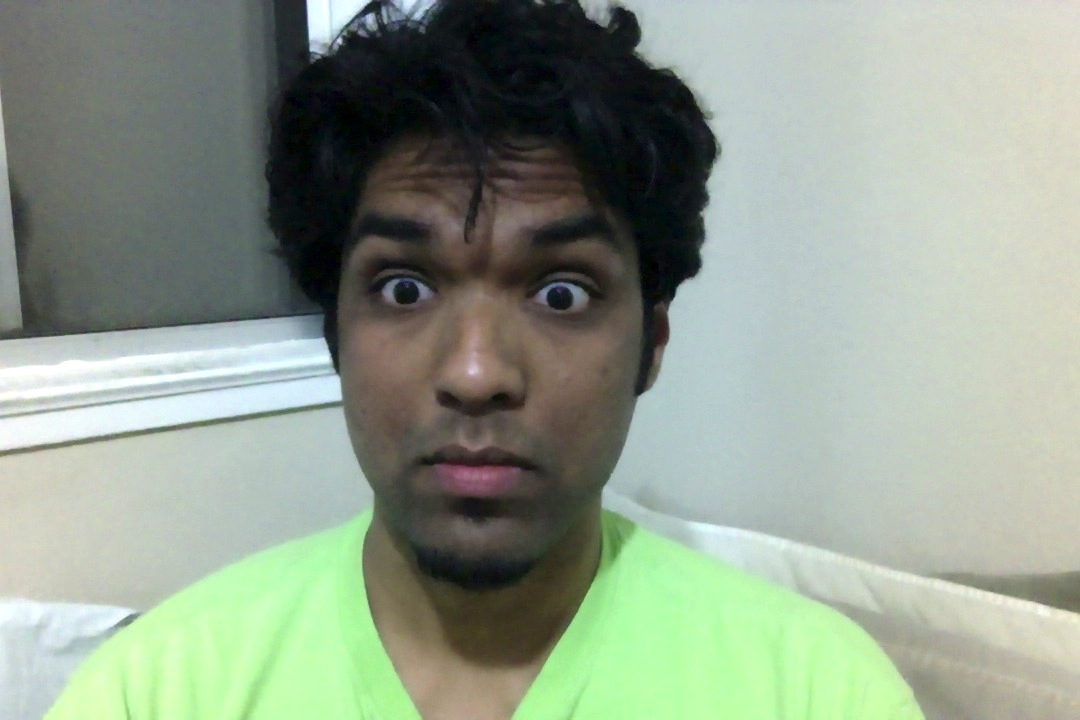
//> input picture inputImage.jpg, 1080 x 720 px
$ ./main inputImage.jpg   (built with g++ and OpenCV 4)
//> lines starting //> are read from the running program, lines starting //| are printed output that depends on the picture; after the words box and inside, x2 and y2 are one past the last pixel; in counts of white or black regions, pixels touching at a corner belong together
/*

PUPIL DETECTOR

Author: Prateek Joshi

This program will detect the pupil in the given image

*/

#include <opencv2/imgproc/imgproc.hpp>
#include <opencv2/highgui/highgui.hpp>
#include <cmath>

int main(int argc, char** argv)
{
	// Load the input image
    cv::Mat src = cv::imread(argv[1]);
//> src is the input picture: 720 rows x 1080 cols, CV_8UC3; mean B, G, R 141, 156.7, 144.7
	if (src.empty())
		return -1;

	// Invert the source image and convert to grayscale
	cv::Mat gray;
	cv::cvtColor(~src, gray, CV_BGR2GRAY);
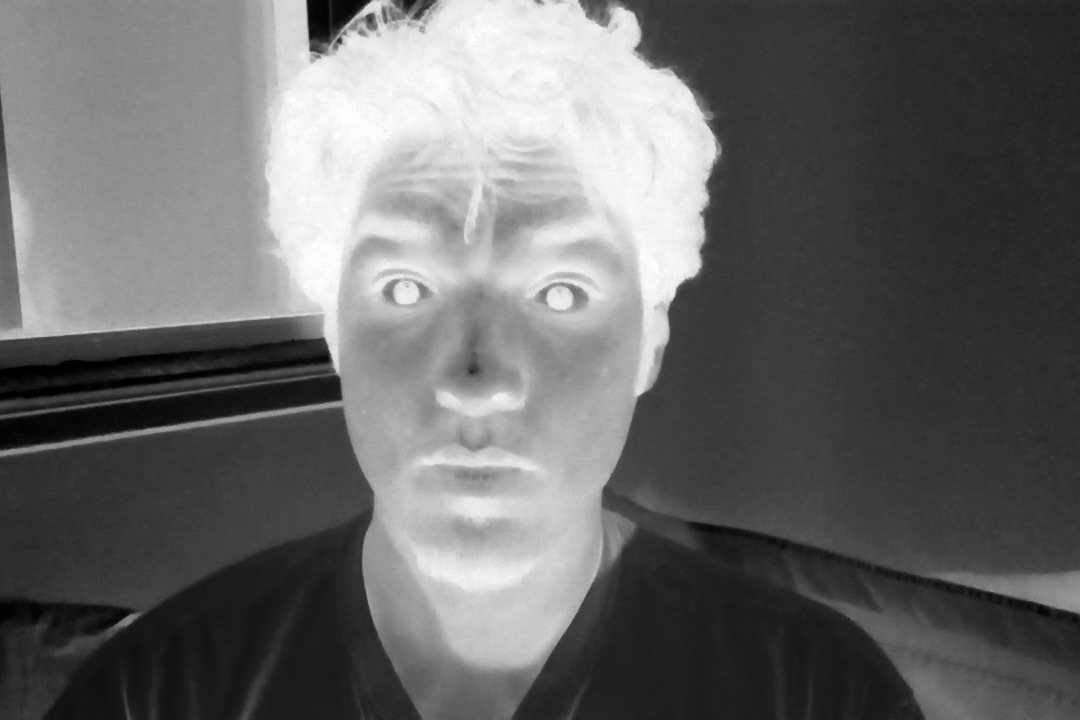
//> gray: 720 rows x 1080 cols, CV_8UC1; min 0, max 255, mean 103.7

	// Convert to binary image by thresholding it
	cv::threshold(gray, gray, 220, 255, cv::THRESH_BINARY);
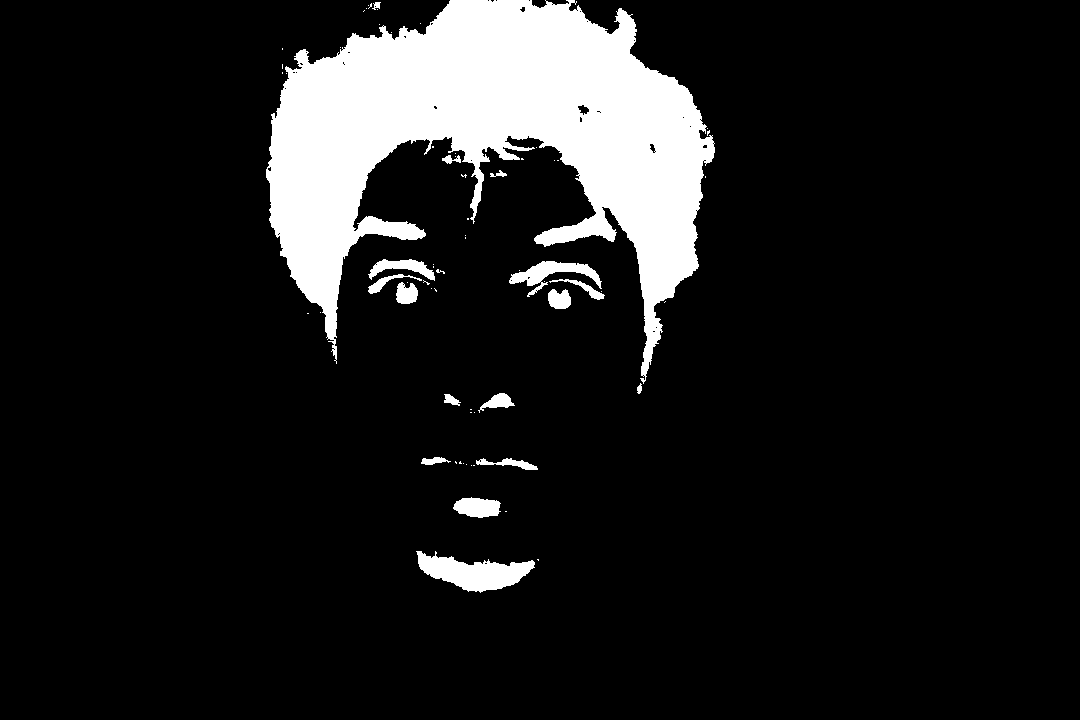
//> gray: 720 rows x 1080 cols, CV_8UC1; 11% white; 68 white regions (50 under 20 px)

	// Find all contours
	std::vector<std::vector<cv::Point> > contours;
	cv::findContours(gray.clone(), contours, CV_RETR_EXTERNAL, CV_CHAIN_APPROX_NONE);
//> contours = 68 contours, 51 with area under 20; largest, box (x1, y1, x2, y2) and area: (266, 0, 715, 384) 76957, (416, 551, 535, 593) 2500, (509, 261, 602, 297) 1028, (453, 497, 501, 518) 688, (368, 259, 435, 281) 568

	// Fill holes in each contour
	cv::drawContours(gray, contours, -1, CV_RGB(255,255,255), -1);
//> gray: 720 rows x 1080 cols, CV_8UC1; 11.1% white; 68 white regions (50 under 20 px), largest, box (x1, y1, x2, y2) and area: (266, 0, 715, 384) 78352, (416, 551, 535, 593) 2642, (509, 261, 602, 297) 1162

	for (int i = 0; i < contours.size(); i++)
	{
		double area = cv::contourArea(contours[i]);
		cv::Rect rect = cv::boundingRect(contours[i]);
		int radius = rect.width/2;

		// If contour is big enough and has round shape, then it is the pupil
		if (area >= 30 &&
		    std::abs(1 - ((double)rect.width / (double)rect.height)) <= 0.2 &&
            std::abs(1 - (area / (CV_PI * std::pow(double(radius), double(2))))) <= 0.2)
		{
			cv::circle(src, cv::Point(rect.x + radius, rect.y + radius), radius, CV_RGB(255,0,0), 2);
		}
	}
//> this loop made 68 passes
//> (area, rect, radius) on passes 2, 4, 11, 12, 16, 17, 18, 23, 27, 30, 31, 36: (2499.5, Rect(416, 551, 119, 42), 59), (688, Rect(453, 497, 48, 21), 24), (253, Rect(476, 458, 62, 12), 31), (112.5, Rect(421, 457, 30, 8), 15), (89.5, Rect(444, 394, 17, 12), 8), (281.5, Rect(478, 393, 37, 20), 18), (26.5, Rect(637, 383, 5, 11), 2), (331.5, Rect(548, 289, 23, 20), 11), (337, Rect(396, 282, 22, 22), 11), (198, Rect(549, 279, 56, 21), 28), (206, Rect(368, 274, 54, 20), 27), (1028.5, Rect(509, 261, 93, 36), 46)
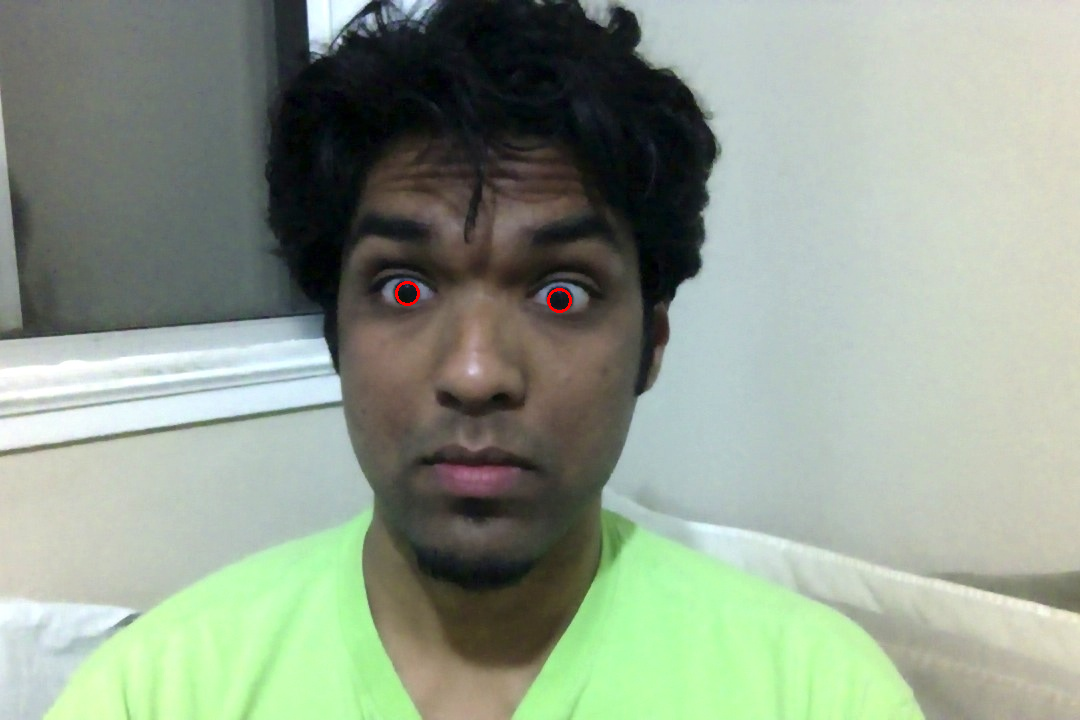
//> src: 720 rows x 1080 cols, CV_8UC3; 0.05% of pixels changed, all inside (x1, y1, x2, y2) = (395, 281, 572, 313)

	cv::imshow("image", src);
	cv::waitKey(0);

	return 0;
}
